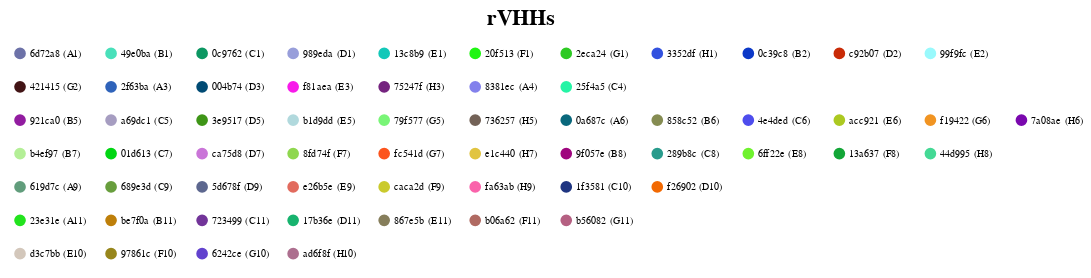

The code cell stored with this chart in its notebook:
### Markdown cell above
Make rVHH icons for other figures

### Code cell
df2['label'] = df2['CDR3ID_short'] + ' (' + df2['well'] + ')'
base = alt.Chart(df2).encode(
    x=alt.X('antigen_index',axis=None),
    y=alt.Y('antigen',scale=alt.Scale(domain=antigens), axis=None)
)
points = base.mark_point(opacity=1, fillOpacity=1, size=25).encode(
    color=alt.Color('color', scale=None),
    fill=alt.Fill('color', scale=None)
)
text = base.mark_text(align='left', dx=6, size=6).encode(
    text='label'
)


(points + text).properties(width=600, title="rVHHs").configure_view(strokeWidth=0)
